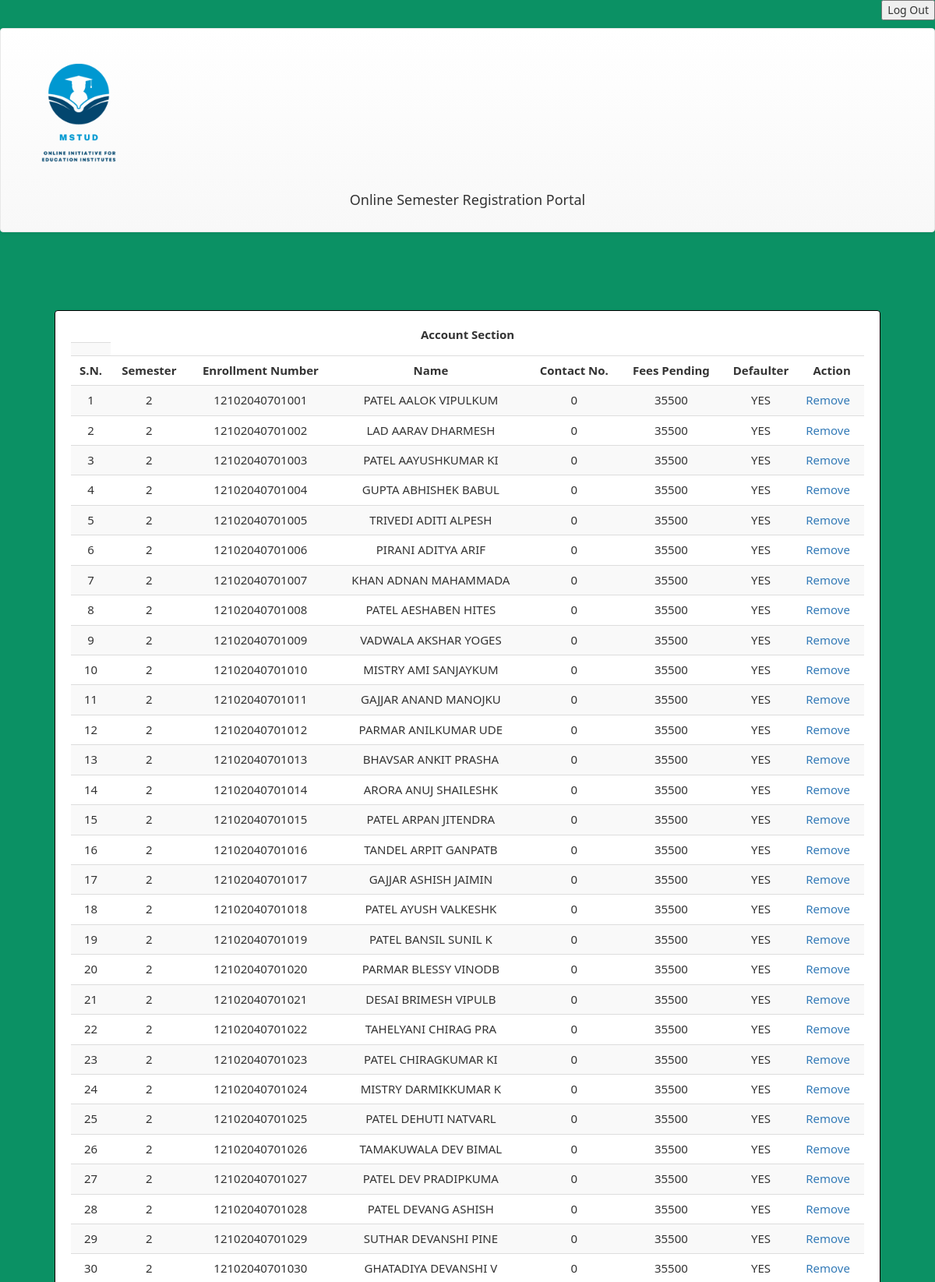
Page /Account.php (upper part) on the committed database.
### tables this page shows
CREATE TABLE `reg` (
  `sem` int(10) NOT NULL,
  `Councellor_name` varchar(30) NOT NULL,
  `Class_Batch` varchar(10) NOT NULL,
  `enrollment_number` bigint(50) NOT NULL,
  `Name` varchar(20) NOT NULL,
  `Contact` bigint(15) NOT NULL,
  `Fees_Pending` int(10) NOT NULL,
  `Defaulter` varchar(20) NOT NULL,
  `Hostel_Name` varchar(50) NOT NULL,
  `Room_no` varchar(25) NOT NULL,
  `Hostel_Defaulter` varchar(10) NOT NULL,
  `Lib_Defaulter` varchar(10) NOT NULL,
  `Status` varchar(50) NOT NULL,
  `Valid` int(5) NOT NULL COMMENT '0 For Currently Studying'
);

### Account.php (the view, shortened to what this page needs)
<?php
    include_once 'database.php';
?>
<!DOCTYPE html>
<html lang="en">
<head>
    <link  rel="stylesheet" href="css/bootstrap.min.css"/>
    <link  rel="stylesheet" href="css/bootstrap-theme.min.css"/>
    <link rel="stylesheet" href="css/welcome.css">
    <link  rel="stylesheet" href="css/font.css">
</head>
<body>
<p align="right">
<button onclick="window.location='System.php';" id="myButton" class="float-left submit-button" >Log Out</button>
</p>
     <nav class="navbar navbar-default title1">
	 <img src="image/favicon.ico" width=200 height=200 alt="logo">
	<center> <h5 style="font-family: Noto Sans;"> </h5><h4 style="font-family: Noto Sans;">Online Semester Registration Portal </h4></center><br>
    </nav>
    <br><br>
    <div class="container">
        <div class="row">
            <div class="col-md-12">
			   <?php
                    $result = mysqli_query($con,"SELECT * FROM reg where Defaulter='yes' ORDER BY sem,enrollment_number") or die('Error');
                    echo  '<div class="panel"><div class="table-responsive"><table class="table table-striped title1">
                    <tr><center><b>Account Section</b></center><td></tr>
					<tr><td><center><b>S.N.</b></center></td><td><center><b>Semester </b></center></td><td><center><b>Enrollment Number </b></center></td><td><center><b>Name </b></center></td><td><center><b>Contact No. </b></center></td><td><center><b>Fees Pending</b></center></td><td><center><b>Defaulter</b></center></td><td><center><b>Action</b></center></td></tr>';
                    $c=1;
                    while($row = mysqli_fetch_array($result)) {
                        $title = $row['enrollment_number'];
						$name = $row['Name'];
						$sem = $row['sem'];
                        $total = $row['Defaulter'];
						$contact1 = $row['Contact'];
						$fees = $row['Fees_Pending'];
						 echo '<tr><td><center>'.$c++.'</center></td><td><center>'.$sem.'</center></td><td><center>'.$title.'</center></td><td><center>'.$name.'</center></td><td><center>'.$contact1.'</center></td><td><center>'.$fees.'</center></td><td><center>'.$total.'</center></td><td><a href="edit.php?id='.$title.'">Remove</a></td></tr>';
                    }
                    echo '</table></div></div>';
                  ?>
</body>
</html>

### rows in the picture
reg: sem "2", enrollment_number "12102040701001", Name "PATEL AALOK VIPULKUM", Contact "0", Fees_Pending "35500", Defaulter "YES"
reg: sem "2", enrollment_number "12102040701002", Name "LAD AARAV DHARMESH", Contact "0", Fees_Pending "35500", Defaulter "YES"
reg: sem "2", enrollment_number "12102040701003", Name "PATEL AAYUSHKUMAR KI", Contact "0", Fees_Pending "35500", Defaulter "YES"
reg: sem "2", enrollment_number "12102040701004", Name "GUPTA ABHISHEK BABUL", Contact "0", Fees_Pending "35500", Defaulter "YES"
reg: sem "2", enrollment_number "12102040701005", Name "TRIVEDI ADITI ALPESH", Contact "0", Fees_Pending "35500", Defaulter "YES"
reg: sem "2", enrollment_number "12102040701006", Name "PIRANI ADITYA ARIF", Contact "0", Fees_Pending "35500", Defaulter "YES"
reg: sem "2", enrollment_number "12102040701007", Name "KHAN ADNAN MAHAMMADA", Contact "0", Fees_Pending "35500", Defaulter "YES"
reg: sem "2", enrollment_number "12102040701008", Name "PATEL AESHABEN HITES", Contact "0", Fees_Pending "35500", Defaulter "YES"
reg: sem "2", enrollment_number "12102040701009", Name "VADWALA AKSHAR YOGES", Contact "0", Fees_Pending "35500", Defaulter "YES"
reg: sem "2", enrollment_number "12102040701010", Name "MISTRY AMI SANJAYKUM", Contact "0", Fees_Pending "35500", Defaulter "YES"
reg: sem "2", enrollment_number "12102040701011", Name "GAJJAR ANAND MANOJKU", Contact "0", Fees_Pending "35500", Defaulter "YES"
reg: sem "2", enrollment_number "12102040701012", Name "PARMAR ANILKUMAR UDE", Contact "0", Fees_Pending "35500", Defaulter "YES"
reg: sem "2", enrollment_number "12102040701013", Name "BHAVSAR ANKIT PRASHA", Contact "0", Fees_Pending "35500", Defaulter "YES"
reg: sem "2", enrollment_number "12102040701014", Name "ARORA ANUJ SHAILESHK", Contact "0", Fees_Pending "35500", Defaulter "YES"
reg: sem "2", enrollment_number "12102040701015", Name "PATEL ARPAN JITENDRA", Contact "0", Fees_Pending "35500", Defaulter "YES"
reg: sem "2", enrollment_number "12102040701016", Name "TANDEL ARPIT GANPATB", Contact "0", Fees_Pending "35500", Defaulter "YES"
reg: sem "2", enrollment_number "12102040701017", Name "GAJJAR ASHISH JAIMIN", Contact "0", Fees_Pending "35500", Defaulter "YES"
reg: sem "2", enrollment_number "12102040701018", Name "PATEL AYUSH VALKESHK", Contact "0", Fees_Pending "35500", Defaulter "YES"
reg: sem "2", enrollment_number "12102040701019", Name "PATEL BANSIL SUNIL K", Contact "0", Fees_Pending "35500", Defaulter "YES"
reg: sem "2", enrollment_number "12102040701020", Name "PARMAR BLESSY VINODB", Contact "0", Fees_Pending "35500", Defaulter "YES"
reg: sem "2", enrollment_number "12102040701021", Name "DESAI BRIMESH VIPULB", Contact "0", Fees_Pending "35500", Defaulter "YES"
reg: sem "2", enrollment_number "12102040701022", Name "TAHELYANI CHIRAG PRA", Contact "0", Fees_Pending "35500", Defaulter "YES"
reg: sem "2", enrollment_number "12102040701023", Name "PATEL CHIRAGKUMAR KI", Contact "0", Fees_Pending "35500", Defaulter "YES"
reg: sem "2", enrollment_number "12102040701024", Name "MISTRY DARMIKKUMAR K", Contact "0", Fees_Pending "35500", Defaulter "YES"
reg: sem "2", enrollment_number "12102040701025", Name "PATEL DEHUTI NATVARL", Contact "0", Fees_Pending "35500", Defaulter "YES"
reg: sem "2", enrollment_number "12102040701026", Name "TAMAKUWALA DEV BIMAL", Contact "0", Fees_Pending "35500", Defaulter "YES"
reg: sem "2", enrollment_number "12102040701027", Name "PATEL DEV PRADIPKUMA", Contact "0", Fees_Pending "35500", Defaulter "YES"
reg: sem "2", enrollment_number "12102040701028", Name "PATEL DEVANG ASHISH", Contact "0", Fees_Pending "35500", Defaulter "YES"
reg: sem "2", enrollment_number "12102040701029", Name "SUTHAR DEVANSHI PINE", Contact "0", Fees_Pending "35500", Defaulter "YES"
reg: sem "2", enrollment_number "12102040701030", Name "GHATADIYA DEVANSHI V", Contact "0", Fees_Pending "35500", Defaulter "YES"
